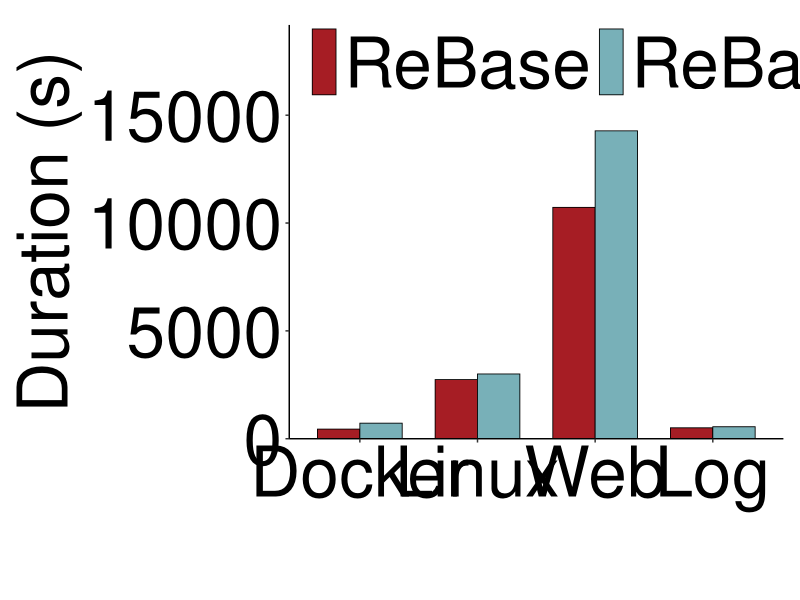

The R source for this figure:
library(ggplot2)
library(grid)

get_script_dir <- function() {
  args <- commandArgs(trailingOnly = FALSE)
  file_arg <- "--file="
  script_arg <- args[startsWith(args, file_arg)]

  if (length(script_arg) > 0) {
    return(dirname(normalizePath(sub(file_arg, "", script_arg[1]))))
  }

  if (requireNamespace("rstudioapi", quietly = TRUE) && rstudioapi::isAvailable()) {
    context <- rstudioapi::getActiveDocumentContext()
    if (nzchar(context$path)) {
      return(dirname(normalizePath(context$path)))
    }
  }

  normalizePath(getwd())
}

export_dir <- get_script_dir()

# Fill in the four rows below. Each row is one group, and the two columns are:
# ReBase, ReBase-D.
plot_data <- data.frame(
  group = c("Docker", "Linux", "Web", "Log"),
  ReBase = c(446, 2744, 10726, 507),     # TODO: replace with your data
  `ReBase-D` = c(723, 3004, 14275, 557), # TODO: replace with your data
  check.names = FALSE
)

method_labels <- c("ReBase", "ReBase-D")
method_colors <- c(
  "ReBase" = "#A61D24",
  "ReBase-D" = "#78B0B8"
)

create_three_method_barplot <- function(
    data,
    group_col = "group",
    method_labels = c("ReBase", "ReBase-D"),
    fill_colors = c("ReBase" = "#A61D24", "ReBase-D" = "#78B0B8"),
    x_label = "",
    y_label = "Value",
    axis_text_size = 50,
    axis_title_size = 50,
    legend_text_size = 50,
    show_data_labels = FALSE,
    data_label_size = 10,
    y_max_multiplier = 1.20,
    bar_width = 0.72
) {
  long_df <- reshape(
    data,
    varying = method_labels,
    v.names = "value",
    timevar = "method",
    times = method_labels,
    direction = "long"
  )
  long_df[[group_col]] <- factor(long_df[[group_col]], levels = data[[group_col]])
  long_df$method <- factor(long_df$method, levels = method_labels)

  finite_values <- long_df$value[is.finite(long_df$value)]
  if (length(finite_values) == 0) {
    stop("No finite values found in plot_data. Fill in the data before plotting.")
  }
  value_max <- max(c(0, finite_values), na.rm = TRUE)
  y_max <- if (value_max > 0) value_max * y_max_multiplier else 1

  p <- ggplot(long_df, aes(x = .data[[group_col]], y = value, fill = method)) +
    geom_col(
      position = position_dodge(width = bar_width),
      width = bar_width,
      color = "black",
      linewidth = 0.3
    ) +
    scale_fill_manual(
      name = NULL,
      values = fill_colors,
      breaks = method_labels,
      labels = method_labels,
      guide = guide_legend(
        nrow = 1,
        byrow = TRUE,
        keyheight = unit(18, "pt"),
        keywidth = unit(18, "pt")
      )
    ) +
    scale_y_continuous(
      expand = expansion(mult = c(0, 0.12)),
      limits = c(0, y_max)
    ) +
    labs(x = x_label, y = paste(" ", y_label, " ")) +
    theme_classic() +
    theme(
      axis.text.x = element_text(size = axis_text_size, color = "black"),
      axis.text.y = element_text(size = axis_text_size, color = "black"),
      axis.title.x = element_text(size = axis_title_size, color = "black"),
      axis.title.y = element_text(size = axis_title_size, color = "black", hjust = 0.5),
      legend.position = c(0.03, 1.01),
      legend.justification = c(0, 1),
      legend.direction = "horizontal",
      legend.text = element_text(size = legend_text_size, color = "black"),
      legend.title = element_blank(),
      legend.background = element_blank(),
      legend.key = element_blank(),
      legend.spacing.x = unit(10, "pt"),
      plot.margin = margin(t = 18, r = 12, b = 12, l = 12, unit = "pt")
    )

  if (show_data_labels) {
    p <- p + geom_text(
      aes(label = round(value, 2)),
      position = position_dodge(width = bar_width),
      vjust = -0.25,
      size = data_label_size
    )
  }

  p
}

p <- create_three_method_barplot(
  data = plot_data,
  method_labels = method_labels,
  fill_colors = method_colors,
  x_label = "",
  y_label = "Duration (s)",
  show_data_labels = FALSE # Change to TRUE if labels above bars are needed.
)

output_file <- file.path(export_dir, "overall.pdf")
message("Writing plot to: ", output_file)

cairo_pdf(
  output_file,
  width = 12,
  height = 5
)
print(p)
dev.off()
